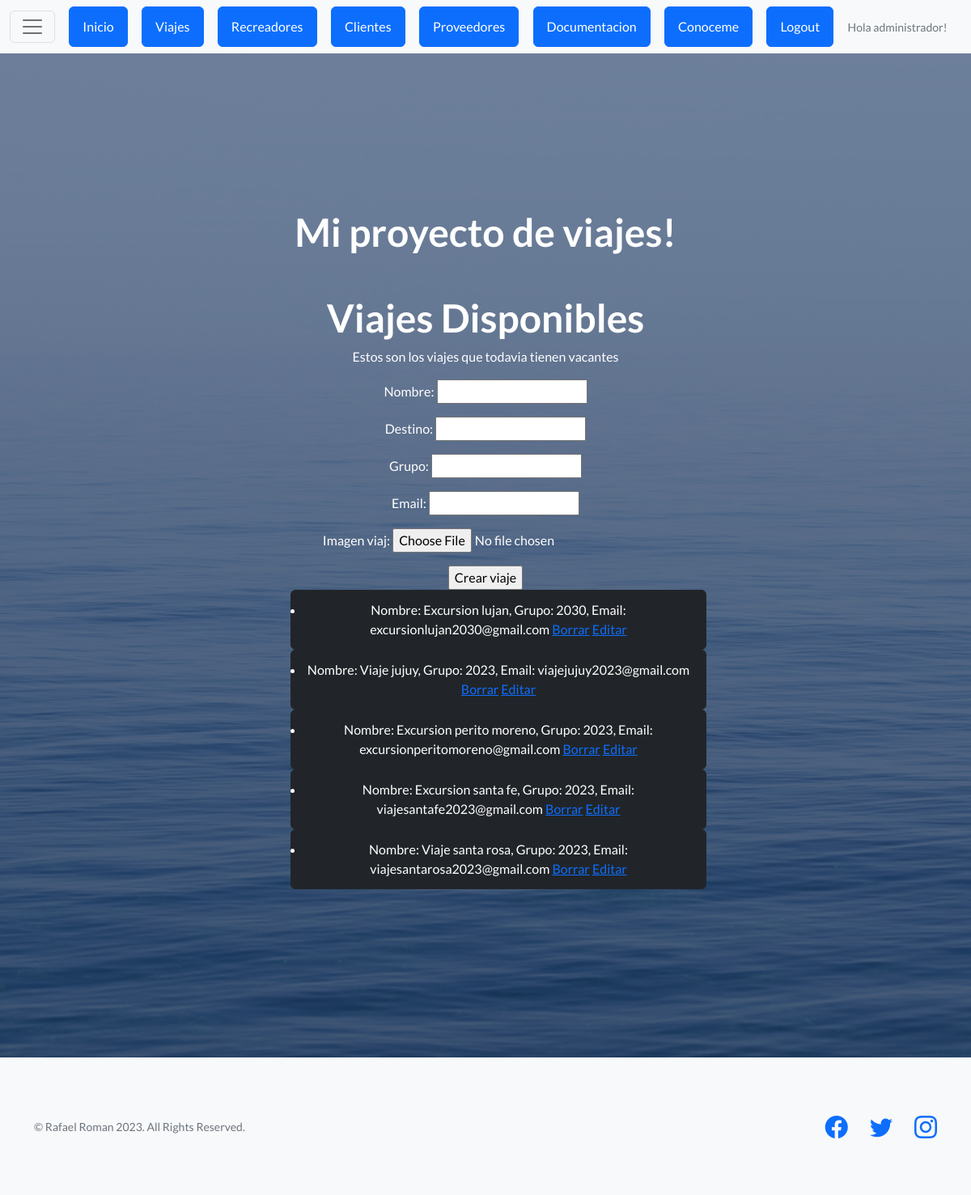
The page /proyecto/viajes/ (signed in) on the database as committed earlier.
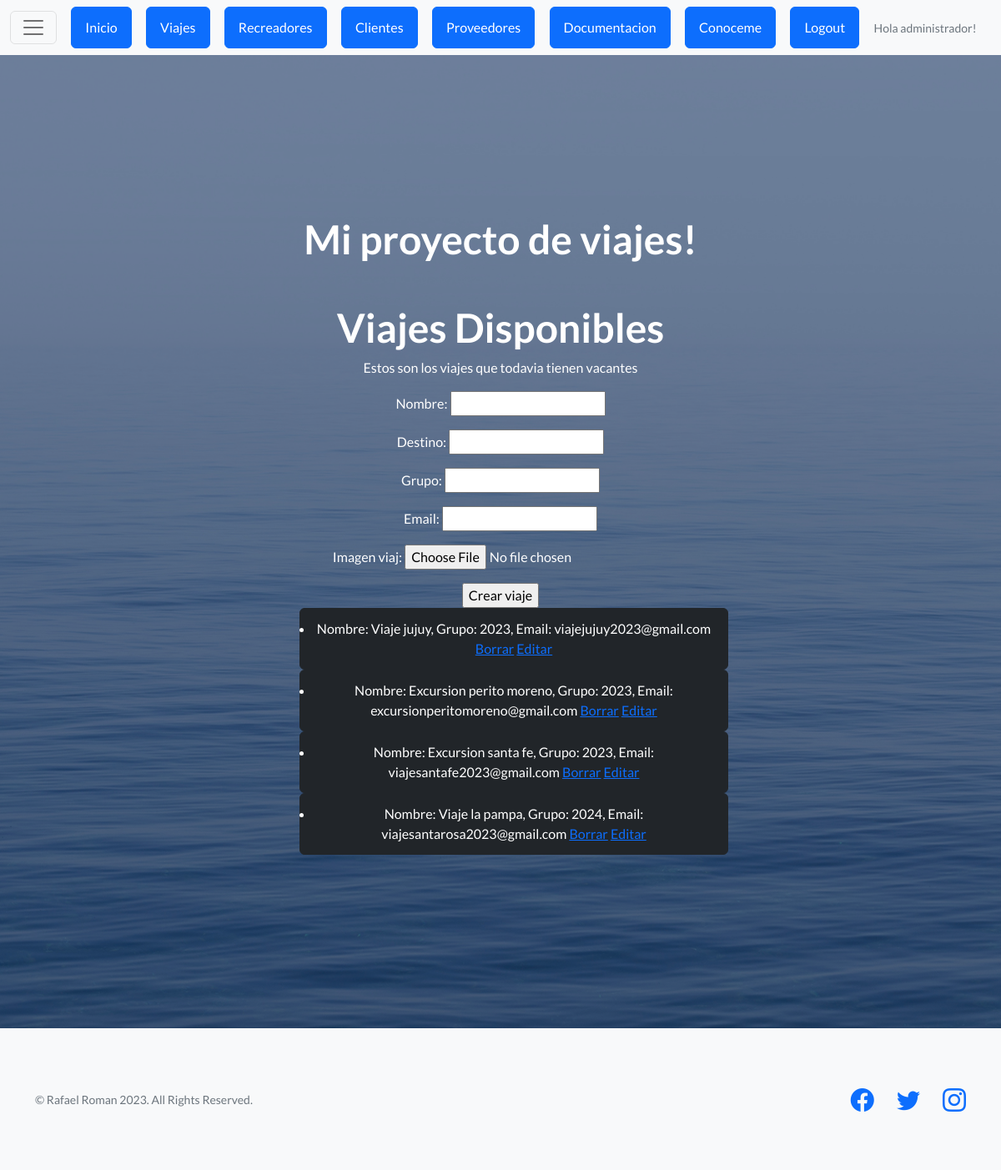
The same page on the database as committed later.
### appexcursiones/models.py (models this page shows)
class Viajes(models.Model):
    nombre = models.CharField(max_length=50)
    destino = models.CharField(max_length=50)
    grupo = models.IntegerField()
    email= models.EmailField(max_length=80)
    imagen_viaj= models.ImageField(null=True, blank=True, upload_to="viajes")
    def __str__(self):
        return f"Nombre: {self.nombre.capitalize()}, Grupo: {self.grupo}, Email: {self.email}"

### appexcursiones/views.py (the view, shortened to what this page needs)
# urls.py: path('viajes/', viajes, name="proyecto-viajes"),
def viajes(request):
    errores = ""
    viajes = Viajes.objects.all()
    formulario = ViajeFormulario()
    contexto = {"listado_viajes": viajes, "formulario": formulario, "errores":errores}
    return render(request, "Appnuevo/viajes.html", contexto)

### appexcursiones/forms.py
class ViajeFormulario(forms.Form):
    nombre= forms.CharField(max_length=50)
    destino= forms.CharField(max_length=50)
    grupo = forms.IntegerField()
    email= forms.EmailField(max_length=80)
    imagen_viaj= forms.ImageField()

### appexcursiones/templates/Appnuevo/viajes.html (shortened to what this page needs)
{% extends "Appnuevo/base.html" %}
{% block contenido %}
<h1>Viajes Disponibles</h1>
<p>Estos son los viajes que todavia tienen vacantes</p>
<form method="post" enctype="multipart/form-data">
    {{ formulario.as_p }}
    <input type="submit" value="Crear viaje">
</form>
{% if listado_viajes %}
    <ul>
    {% for viaje in listado_viajes %}
    <button type="button" class="btn btn-dark">
        <li>{{viaje}} <a href="{% url  'proyecto-viajes-borrar'  viaje.id %}">Borrar</a> <a href="{% url 'proyecto-viajes-editar'  viaje.id %}">Editar</a> </li>
    {% endfor %}
    </ul>
{% else %}
    <p>No Hay viajes disponibles de momento</p>
{% endif %}
{% endblock  %}

Rows that differ between the two databases and show on the page:
removed Viajes: nombre+grupo+email "Nombre: Excursion lujan, Grupo: 2030, Email: excursionlujan2030@gmail.com"
changed Viajes: nombre+grupo+email "Nombre: Viaje santa rosa, Grupo: 2023, Email: viajesantarosa2023@gmail.com" → "Nombre: Viaje la pampa, Grupo: 2024, Email: viajesantarosa2023@gmail.com"
